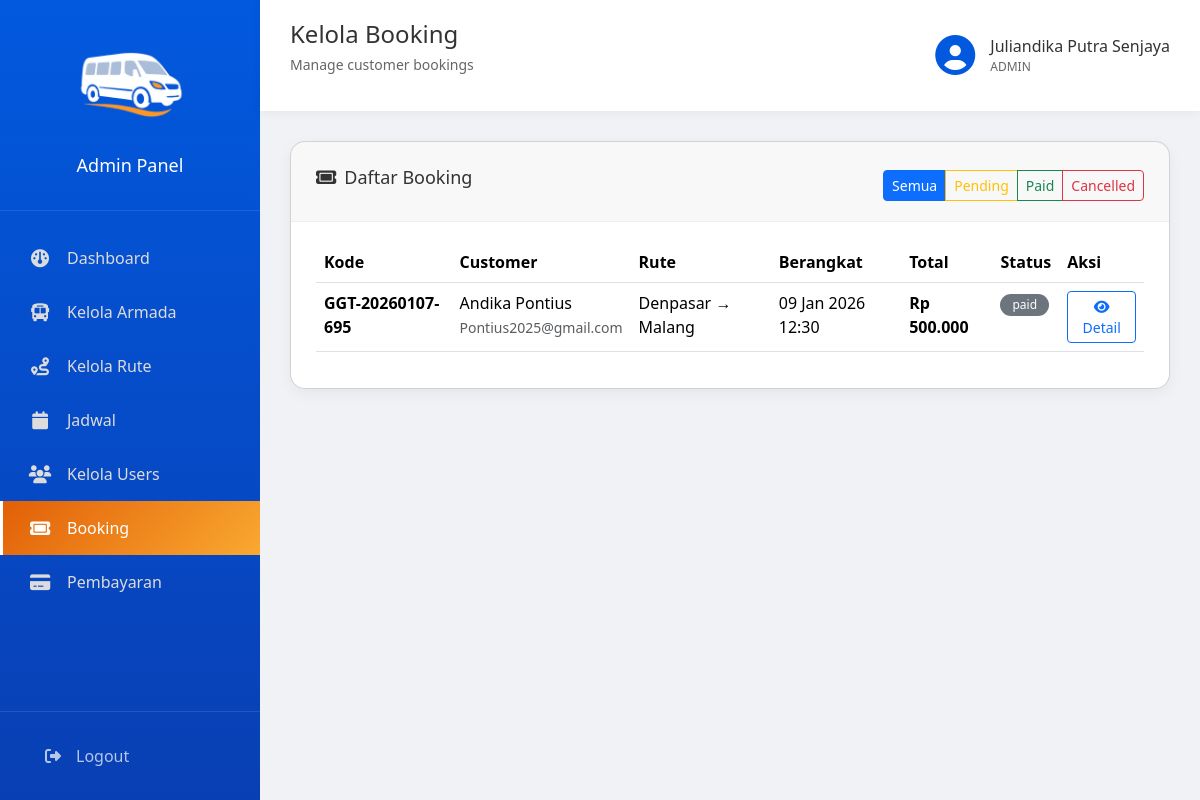
Screenshot of /admin/bookings.php (signed in) with the database file from the repository.
### tables this page shows
CREATE TABLE `tb_booking` (
  `booking_id` int NOT NULL AUTO_INCREMENT,
  `user_id` int NOT NULL,
  `schedule_id` int NOT NULL,
  `payment_id` int DEFAULT NULL,
  `booking_code` varchar(50) DEFAULT NULL,
  `total_amount` decimal(10,2) NOT NULL,
  `status` enum('pending','paid','cancelled','expired') DEFAULT 'pending',
  `created_at` datetime DEFAULT CURRENT_TIMESTAMP,
  PRIMARY KEY (`booking_id`),
  UNIQUE KEY `booking_code` (`booking_code`),
  KEY `idx_user` (`user_id`),
  KEY `idx_schedule` (`schedule_id`),
  KEY `fk_booking_payment` (`payment_id`),
  CONSTRAINT `fk_booking_payment` FOREIGN KEY (`payment_id`) REFERENCES `tb_payment_method` (`payment_id`),
  CONSTRAINT `fk_booking_schedule` FOREIGN KEY (`schedule_id`) REFERENCES `tb_schedule` (`schedule_id`) ON DELETE CASCADE,
  CONSTRAINT `fk_booking_user` FOREIGN KEY (`user_id`) REFERENCES `tb_user` (`user_id`) ON DELETE CASCADE
);

CREATE TABLE `tb_user` (
  `user_id` int NOT NULL AUTO_INCREMENT,
  `role_id` int NOT NULL,
  `username` varchar(100) NOT NULL,
  `name` varchar(100) DEFAULT NULL,
  `email` varchar(100) NOT NULL,
  `phone` varchar(20) DEFAULT NULL,
  `address` text,
  `pass` varchar(255) NOT NULL,
  `created_at` datetime DEFAULT CURRENT_TIMESTAMP,
  `updated_at` datetime DEFAULT CURRENT_TIMESTAMP ON UPDATE CURRENT_TIMESTAMP,
  PRIMARY KEY (`user_id`),
  UNIQUE KEY `email` (`email`),
  KEY `fk_user_role` (`role_id`),
  CONSTRAINT `fk_user_role` FOREIGN KEY (`role_id`) REFERENCES `tb_role` (`role_id`) ON DELETE CASCADE
);

CREATE TABLE `tb_route` (
  `route_id` int NOT NULL AUTO_INCREMENT,
  `departure_city` varchar(100) NOT NULL,
  `arrival_city` varchar(100) NOT NULL,
  `distance_km` int DEFAULT NULL,
  `estimated_duration` varchar(50) DEFAULT NULL,
  `is_active` tinyint(1) DEFAULT '1',
  PRIMARY KEY (`route_id`)
);

CREATE TABLE `tb_schedule` (
  `schedule_id` int NOT NULL AUTO_INCREMENT,
  `route_id` int NOT NULL,
  `bus_id` int NOT NULL,
  `departure_time` datetime NOT NULL,
  `arrival_time` datetime NOT NULL,
  `price` decimal(10,2) NOT NULL,
  `status` enum('available','cancelled','finished') DEFAULT 'available',
  PRIMARY KEY (`schedule_id`),
  KEY `idx_route` (`route_id`),
  KEY `idx_bus` (`bus_id`),
  CONSTRAINT `fk_schedule_bus` FOREIGN KEY (`bus_id`) REFERENCES `tb_buss` (`bus_id`) ON DELETE CASCADE,
  CONSTRAINT `fk_schedule_route` FOREIGN KEY (`route_id`) REFERENCES `tb_route` (`route_id`) ON DELETE CASCADE
);

### admin/bookings.php (the view, shortened to what this page needs)
<?php
require_once 'templates/functions.php';
require_once 'templates/header.php';
$action = $_GET['action'] ?? 'list';
$pdo = getDB();
$statusFilter = $_GET['status'] ?? '';
$where = $statusFilter ? "WHERE bk.status = ?" : "";
$params = $statusFilter ? [$statusFilter] : [];
$sql = "SELECT bk.*, u.username, u.email as customer_email,
               s.departure_time, s.arrival_time, s.price,
               b.model, b.bus_number,
               r.departure_city, r.arrival_city
        FROM tb_booking bk
        LEFT JOIN tb_user u ON bk.user_id = u.user_id
        LEFT JOIN tb_schedule s ON bk.schedule_id = s.schedule_id
        LEFT JOIN tb_buss b ON s.bus_id = b.bus_id
        LEFT JOIN tb_route r ON s.route_id = r.route_id
        $where
        ORDER BY bk.created_at DESC";
if ($params) {
    $stmt = $pdo->prepare($sql);
    $stmt->execute($params);
} else {
    $stmt = $pdo->query($sql);
}
$bookings = $stmt->fetchAll();
?>
<?php if ($action === 'list'): ?>
<div class="card">
    <div class="card-header">
        <h2><i class="fa-solid fa-ticket me-2"></i>Daftar Booking</h2>
        <div class="btn-group mt-2" role="group">
            <a href="bookings.php" class="btn btn-sm <?php echo !$statusFilter ? 'btn-primary' : 'btn-outline-primary'; ?>">Semua</a>
            <a href="?status=pending" class="btn btn-sm <?php echo $statusFilter === 'pending' ? 'btn-warning' : 'btn-outline-warning'; ?>">Pending</a>
            <a href="?status=paid" class="btn btn-sm <?php echo $statusFilter === 'paid' ? 'btn-success' : 'btn-outline-success'; ?>">Paid</a>
            <a href="?status=cancelled" class="btn btn-sm <?php echo $statusFilter === 'cancelled' ? 'btn-danger' : 'btn-outline-danger'; ?>">Cancelled</a>
        </div>
    </div>
    <div class="card-body">
        <table class="table table-hover">
            <thead>
                <tr>
                    <th>Kode</th>
                    <th>Customer</th>
                    <th>Rute</th>
                    <th>Berangkat</th>
                    <th>Total</th>
                    <th>Status</th>
                    <th>Aksi</th>
                </tr>
            </thead>
            <tbody>
                <?php if (empty($bookings)): ?>
                <tr>
                    <td colspan="7" class="text-center text-muted py-4">Belum ada booking</td>
                </tr>
                <?php else: ?>
                <?php foreach ($bookings as $bk): ?>
                <tr>
                    <td><strong><?php echo htmlspecialchars($bk['booking_code']); ?></strong></td>
                    <td>
                        <?php echo htmlspecialchars($bk['username'] ?: $bk['customer_email']); ?>
                        <br><small class="text-muted"><?php echo htmlspecialchars($bk['customer_email']); ?></small>
                    </td>
                    <td>
                        <?php echo htmlspecialchars($bk['departure_city']); ?> → <?php echo htmlspecialchars($bk['arrival_city']); ?>
                    </td>
                    <td><?php echo formatDate($bk['departure_time']); ?></td>
                    <td><strong><?php echo formatRupiah($bk['total_amount']); ?></strong></td>
                    <td><?php echo getStatusBadge($bk['status']); ?></td>
                    <td>
                        <a href="?action=view&id=<?php echo $bk['booking_id']; ?>" class="btn btn-sm btn-outline-primary">
                            <i class="fa-solid fa-eye"></i> Detail
                        </a>
                    </td>
                </tr>
                <?php endforeach; ?>
                <?php endif; ?>
            </tbody>
        </table>
    </div>
</div>
<?php endif; ?>
<?php require_once 'templates/footer.php'; ?>

### admin/templates/functions.php (shortened to what this page needs)
<?php
function formatRupiah($amount) {
    return 'Rp ' . number_format($amount, 0, ',', '.');
}
function formatDate($date, $format = 'd M Y H:i') {
    return date($format, strtotime($date));
}
function getStatusBadge($status) {
    $badges = [
        'active' => '<span class="badge bg-success">Active</span>',
        'inactive' => '<span class="badge bg-secondary">Inactive</span>',
        'maintenance' => '<span class="badge bg-warning">Maintenance</span>',
        'pending' => '<span class="badge bg-warning">Pending</span>',
        'paid' => '<span class="badge bg-success">Paid</span>',
        'success' => '<span class="badge bg-success">Success</span>',
        'cancelled' => '<span class="badge bg-danger">Cancelled</span>',
        'failed' => '<span class="badge bg-danger">Failed</span>',
        'expired' => '<span class="badge bg-secondary">Expired</span>',
        'available' => '<span class="badge bg-success">Available</span>',
        'finished' => '<span class="badge bg-info">Finished</span>',
    ];
    if (isset($badges[$status])) {
        return $badges[$status];
    } else {
        return "<span class='badge bg-secondary'>{$status}</span>";
    }
}

### assets/css/admin.css (style rules this page uses)
* { margin: 0; padding: 0; box-sizing: border-box; }
body { font-family: MyCustomFont1, 'Segoe UI', sans-serif; background: #f0f2f5; }
.card { background: #fff; border-radius: 15px; box-shadow: 0 5px 15px rgba(0, 0, 0, 0.05); overflow: hidden; }
.card-header { padding: 20px 25px; border-bottom: 1px solid #eee; display: flex; justify-content: space-between; align-items: center; }
.card-header h2 { font-size: 18px; color: #333; }
.card-body { padding: 20px 25px; }
.badge { display: inline-block; padding: 5px 12px; border-radius: 20px; font-size: 12px; font-weight: 100 !important; }

### rows the page displays
tb_booking: booking_code "GGT-20260107-695", user.username "Andika Pontius", user.email "Pontius2025@gmail.com", tb_route.departure_city "Denpasar", tb_route.arrival_city "Malang", schedule.departure_time "09 Jan 2026 12:30", total_amount "Rp 500.000", status "paid"

### other values shown
$pageTitle "Kelola Booking"
$pageSubtitle "Manage customer bookings"
$nama "Juliandika Putra Senjaya"
$role "ADMIN"
